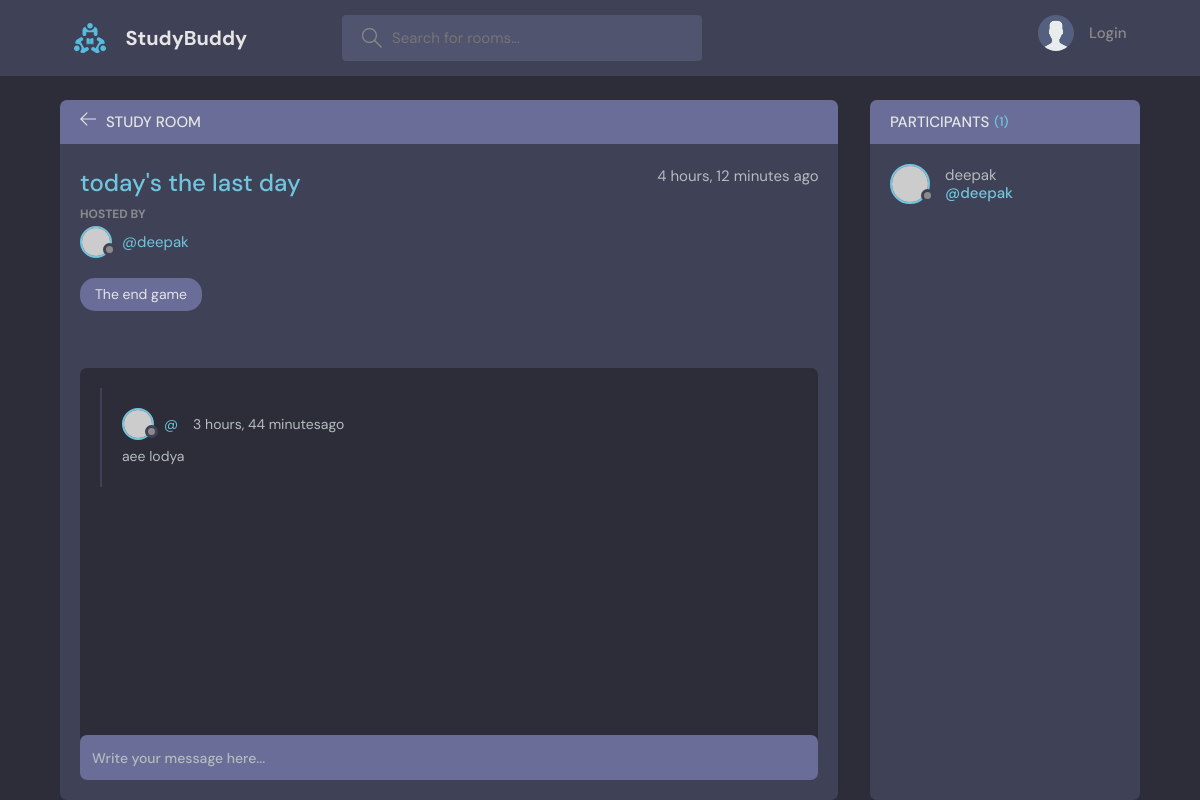
The page /room/1/ on the database its author committed.
### base/models.py (models this page shows, shortened)
class Room(models.Model):
    host = models.ForeignKey(User, on_delete=models.SET_NULL, null=True)
    topic = models.ForeignKey(Topic, on_delete=models.SET_NULL, null=True)
    name = models.CharField(max_length=200)
    description = models.TextField(null=True, blank=True)
    participants = models.ManyToManyField(
        User, related_name='participants', blank=True)
    updated = models.DateTimeField(auto_now=True)
    created = models.DateTimeField(auto_now_add=True)
    class Meta:
        ordering = ['-updated', '-created']

class User(AbstractUser):
    name= models.CharField(max_length=200, null =True)
    email = models.EmailField(unique=True,null = True)
    bio = models.TextField(null = True)
    avatar = models.ImageField(null =True, default ="avatar.svg")
    USERNAME_FIELD='email'
    REQUIRED_FIELDS =[]

class Topic(models.Model):
    name = models.CharField(max_length=200)
    def __str__(self):
        return self.name

class Messages(models.Model):
    user = models.ForeignKey(User, on_delete=models.CASCADE)
    room = models.ForeignKey(Room, on_delete=models.CASCADE)
    body = models.TextField()
    updated = models.DateTimeField(auto_now=True)
    created = models.DateTimeField(auto_now_add=True)
    class Meta:
        ordering = ['-updated', '-created']
    def __str__(self):
        return self.body[0:50]

### base/views.py (the view, shortened to what this page needs)
# urls.py: path('room/<str:pk>/', views.room, name="Room"),
def room(request, pk):
    room = Room.objects.get(id=pk)
    room_messages = room.messages_set.all().order_by('-created')
    participants = room.participants.all()
    context = {'room': room, 'room_messages': room_messages,
               'participants': participants}
    return render(request, 'base/room.html', context)

### base/templates/base/room.html (shortened to what this page needs)
{% extends 'main.html' %}
{% block content%}
    <main class="profile-page layout layout--2">
      <div class="container">
        <div class="room">
          <div class="room__top">
            <div class="room__topLeft">
              <a href="{% url 'home'%}">
                <svg version="1.1" xmlns="http://www.w3.org/2000/svg" width="32" height="32" viewBox="0 0 32 32">
                  <title>arrow-left</title>
                  <path
                    d="M13.723 2.286l-13.723 13.714 13.719 13.714 1.616-1.611-10.96-10.96h27.625v-2.286h-27.625l10.965-10.965-1.616-1.607z"
                  ></path>
                </svg>
              </a>
              <h3>Study Room</h3>
            </div>
          </div>
          <div class="room__box scroll">
            <div class="room__header scroll">
              <div class="room__info">
                <h3>{{room.name}}</h3>
                <span>{{room.created|timesince}} ago</span>
              </div>
              <div class="room__hosted">
                <p>Hosted By</p>
                <a href="{% url 'user-profile' room.host.id %}" class="room__author">
                  <div class="avatar avatar--small">
                    <img src="https://randomuser.me/api/portraits/men/37.jpg" />
                  </div>
                  <span>@{{room.host.username}}</span>
                </a>
              </div>
              <span class="room__topics">{{room.topic}}</span>
            </div>
            <div class="room__conversation">
              <div class="threads scroll">
                {% for message in room_messages %}
                <div class="thread">
                  <div class="thread__top">
                    <div class="thread__author">
                      <a href="{% url 'user-profile' user.id%}" class="thread__authorInfo">
                        <div class="avatar avatar--small">
                          <img src="https://randomuser.me/api/portraits/men/37.jpg" />
                        </div>
                        <span>@{{user.username}}</span>
                      </a>
                      <span class="thread__date">{{message.created|timesince}}ago</span>
                    </div>
                  </div>
                  <div class="thread__details">
                    {{message}}
                  </div>
                </div>
                {%endfor%}
              </div>
            </div>
          </div>
          <div class="room__message">
            <form action="" method ='POST'>
              <input name="body" placeholder="Write your message here..." /></form>
          </div>
        </div>
        <div class="participants">
          <h3 class="participants__top">Participants <span>({{participants.count}})</span></h3>
          <div class="participants__list scroll">
            {% for user in participants %}
            <a href="profile.html" class="participant">
              <div class="avatar avatar--medium">
                <img src="https://randomuser.me/api/portraits/men/37.jpg" />
              </div>
              <p>
                {{user.username}}
                <span>@{{user.username}}</span>
              </p>
            </a>
            {% endfor %}
          </div>
        </div>
      </div>
    </main>
  {% endblock content%}

### rows shown on the page
Room: name "today's the last day", created "4 hours, 12 minutes", host.username "deepak", topic "The end game"
Messages: created "3 hours, 44 minutes", body "aee lodya"
User: username "deepak"

### other values the page prints
{{ participants.count }} "1"
